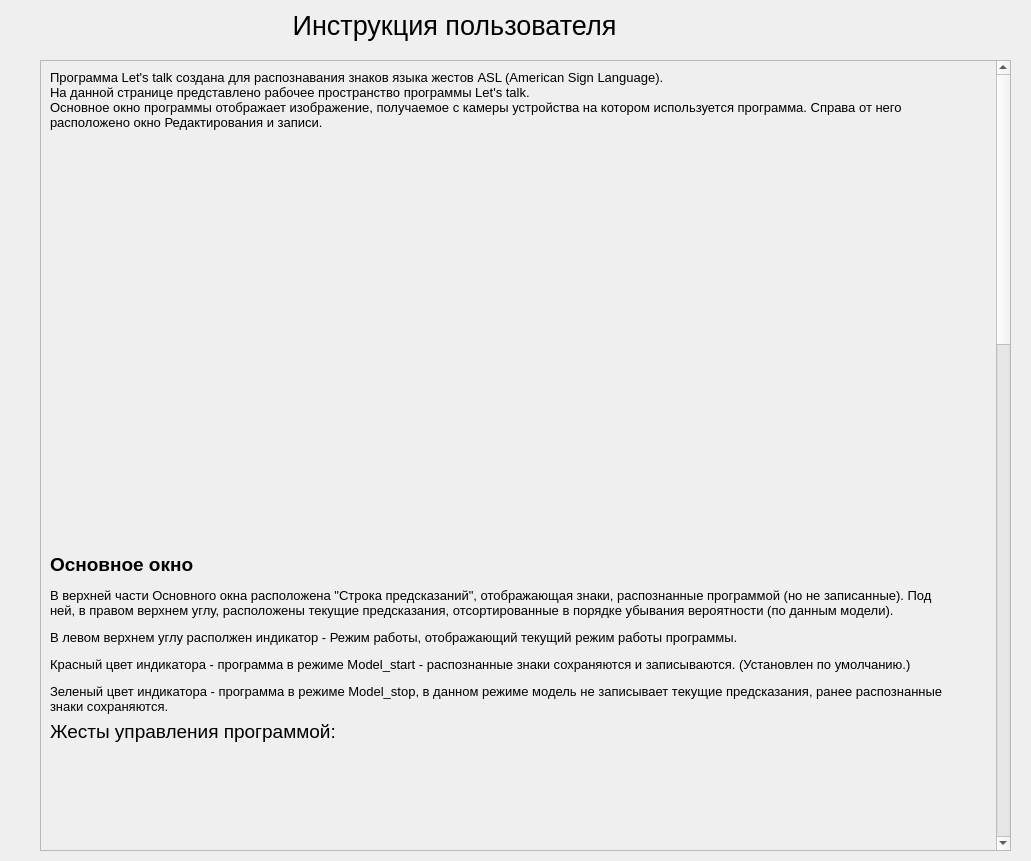
<?xml version="1.0" encoding="UTF-8"?>
<ui version="4.0">
 <class>About</class>
 <widget class="QWidget" name="About">
  <property name="geometry">
   <rect>
    <x>0</x>
    <y>0</y>
    <width>1031</width>
    <height>861</height>
   </rect>
  </property>
  <property name="windowTitle">
   <string>Let's Talk - About</string>
  </property>
  <widget class="QLabel" name="label_3">
   <property name="geometry">
    <rect>
     <x>24</x>
     <y>0</y>
     <width>861</width>
     <height>51</height>
    </rect>
   </property>
   <property name="font">
    <font>
     <pointsize>20</pointsize>
    </font>
   </property>
   <property name="toolTipDuration">
    <number>-1</number>
   </property>
   <property name="text">
    <string>Инструкция пользователя</string>
   </property>
   <property name="alignment">
    <set>Qt::AlignCenter</set>
   </property>
  </widget>
  <widget class="QScrollArea" name="scrollArea_2">
   <property name="geometry">
    <rect>
     <x>40</x>
     <y>60</y>
     <width>971</width>
     <height>791</height>
    </rect>
   </property>
   <property name="widgetResizable">
    <bool>true</bool>
   </property>
   <widget class="QWidget" name="scrollAreaWidgetContents_2">
    <property name="geometry">
     <rect>
      <x>0</x>
      <y>-1683</y>
      <width>948</width>
      <height>2472</height>
     </rect>
    </property>
    <layout class="QVBoxLayout" name="verticalLayout_4">
     <item>
      <layout class="QVBoxLayout" name="verticalLayout_3">
       <item>
        <widget class="QLabel" name="label_5">
         <property name="sizePolicy">
          <sizepolicy hsizetype="Fixed" vsizetype="Fixed">
           <horstretch>0</horstretch>
           <verstretch>0</verstretch>
          </sizepolicy>
         </property>
         <property name="minimumSize">
          <size>
           <width>901</width>
           <height>0</height>
          </size>
         </property>
         <property name="maximumSize">
          <size>
           <width>901</width>
           <height>16777215</height>
          </size>
         </property>
         <property name="font">
          <font>
           <pointsize>10</pointsize>
          </font>
         </property>
         <property name="text">
          <string>Программа Let's talk создана для распознавания знаков языка жестов ASL (American Sign Language). 
На данной странице представлено рабочее пространство программы Let's talk.
Основное окно программы отображает изображение, получаемое с камеры устройства на котором используется программа. Справа от него расположено окно Редактирования и записи.</string>
         </property>
         <property name="wordWrap">
          <bool>true</bool>
         </property>
        </widget>
       </item>
       <item>
        <widget class="QLabel" name="label_4">
         <property name="sizePolicy">
          <sizepolicy hsizetype="Fixed" vsizetype="Fixed">
           <horstretch>0</horstretch>
           <verstretch>0</verstretch>
          </sizepolicy>
         </property>
         <property name="minimumSize">
          <size>
           <width>761</width>
           <height>411</height>
          </size>
         </property>
         <property name="maximumSize">
          <size>
           <width>761</width>
           <height>411</height>
          </size>
         </property>
         <property name="text">
          <string/>
         </property>
         <property name="pixmap">
          <pixmap>../../../Screens/Basic_about_cut-painted.jpg</pixmap>
         </property>
         <property name="scaledContents">
          <bool>true</bool>
         </property>
        </widget>
       </item>
       <item>
        <widget class="QLabel" name="label_6">
         <property name="minimumSize">
          <size>
           <width>901</width>
           <height>0</height>
          </size>
         </property>
         <property name="maximumSize">
          <size>
           <width>901</width>
           <height>16777215</height>
          </size>
         </property>
         <property name="font">
          <font>
           <pointsize>10</pointsize>
          </font>
         </property>
         <property name="text">
          <string>&lt;html&gt;&lt;head/&gt;&lt;body&gt;&lt;p&gt;&lt;span style=&quot; font-size:14pt; font-weight:600;&quot;&gt;Основное окно&lt;/span&gt;&lt;/p&gt;&lt;p&gt;В верхней части Основного окна расположена &amp;quot;Строка предсказаний&amp;quot;, отображающая знаки, распознанные программой (но не записанные). Под ней, в правом верхнем углу, расположены текущие предсказания, отсортированные в порядке убывания вероятности (по данным модели).&lt;/p&gt;&lt;p&gt;В левом верхнем углу располжен индикатор - Режим работы, отображающий текущий режим работы программы. &lt;/p&gt;&lt;p&gt;Красный цвет индикатора - программа в режиме Model_start - распознанные знаки сохраняются и записываются. (Установлен по умолчанию.)&lt;/p&gt;&lt;p&gt;Зеленый цвет индикатора - программа в режиме Model_stop, в данном режиме модель не записывает текущие предсказания, ранее распознанные знаки сохраняются.&lt;/p&gt;&lt;/body&gt;&lt;/html&gt;</string>
         </property>
         <property name="wordWrap">
          <bool>true</bool>
         </property>
        </widget>
       </item>
       <item>
        <widget class="QLabel" name="label_9">
         <property name="font">
          <font>
           <pointsize>14</pointsize>
          </font>
         </property>
         <property name="frameShadow">
          <enum>QFrame::Plain</enum>
         </property>
         <property name="text">
          <string>Жесты управления программой:</string>
         </property>
        </widget>
       </item>
       <item>
        <widget class="QLabel" name="label_7">
         <property name="minimumSize">
          <size>
           <width>761</width>
           <height>411</height>
          </size>
         </property>
         <property name="maximumSize">
          <size>
           <width>761</width>
           <height>411</height>
          </size>
         </property>
         <property name="text">
          <string/>
         </property>
         <property name="pixmap">
          <pixmap>../../../Screens/model_start-painted.jpg</pixmap>
         </property>
         <property name="scaledContents">
          <bool>true</bool>
         </property>
        </widget>
       </item>
       <item>
        <widget class="QLabel" name="label_8">
         <property name="font">
          <font>
           <pointsize>10</pointsize>
          </font>
         </property>
         <property name="text">
          <string>model_start - переводит программу в режим распознования и записи (красный цвет индикатора)</string>
         </property>
        </widget>
       </item>
       <item>
        <widget class="QLabel" name="label_10">
         <property name="minimumSize">
          <size>
           <width>761</width>
           <height>411</height>
          </size>
         </property>
         <property name="maximumSize">
          <size>
           <width>761</width>
           <height>411</height>
          </size>
         </property>
         <property name="text">
          <string/>
         </property>
         <property name="pixmap">
          <pixmap>../../../Screens/model_stop-painted.jpg</pixmap>
         </property>
         <property name="scaledContents">
          <bool>true</bool>
         </property>
        </widget>
       </item>
       <item>
        <widget class="QLabel" name="label_11">
         <property name="font">
          <font>
           <pointsize>10</pointsize>
          </font>
         </property>
         <property name="text">
          <string>model_stop - переводит программу в режим паузы (зеленый цвет индикатора)</string>
         </property>
        </widget>
       </item>
       <item>
        <widget class="QLabel" name="label_12">
         <property name="minimumSize">
          <size>
           <width>761</width>
           <height>411</height>
          </size>
         </property>
         <property name="maximumSize">
          <size>
           <width>761</width>
           <height>411</height>
          </size>
         </property>
         <property name="text">
          <string/>
         </property>
         <property name="pixmap">
          <pixmap>../../../Screens/noneNan.jpg</pixmap>
         </property>
         <property name="scaledContents">
          <bool>true</bool>
         </property>
        </widget>
       </item>
       <item>
        <widget class="QLabel" name="label_13">
         <property name="font">
          <font>
           <pointsize>10</pointsize>
          </font>
         </property>
         <property name="text">
          <string>&lt;html&gt;&lt;head/&gt;&lt;body&gt;&lt;p&gt;NaN - знак, который позволяет записать распознанные знаки (сохранить предложение), отображаемые в &amp;quot;Окне предсказагний&amp;quot;, записанные знаки отображаются в отдельном окне - Редактирования и записи.&lt;/p&gt;&lt;p&gt;Со списком доступных знаков можно ознакомиться, перейдя на вкладку Available signs в главном меню. &lt;/p&gt;&lt;p&gt;&lt;span style=&quot; font-size:14pt; font-weight:600;&quot;&gt;Окно Редактирования и записи&lt;/span&gt;&lt;/p&gt;&lt;p&gt;Данное окно запускается одновременно с Основным окном.&lt;/p&gt;&lt;p&gt;В верхней части окна расположены кнопки:&lt;/p&gt;&lt;p&gt;Duplicate last sign - позволяет повторить последний распознный, но не записанный знак. Данная функция была реализована в связи програмным ограничением ввода повторяющися знаков для обеспечения корректной работы программы.&lt;/p&gt;&lt;p&gt;Delete_last_sign - позволяет удалить последний введенный знак, рекомендуется использовать в режиме model_stop.&lt;/p&gt;&lt;p&gt;Под кнопками располжено окно вывода записанного текста, текст доступен для копирования, но недоступен для редактирования.&lt;/p&gt;&lt;/body&gt;&lt;/html&gt;</string>
         </property>
         <property name="wordWrap">
          <bool>true</bool>
         </property>
        </widget>
       </item>
      </layout>
     </item>
    </layout>
   </widget>
  </widget>
 </widget>
 <resources/>
 <connections/>
</ui>
